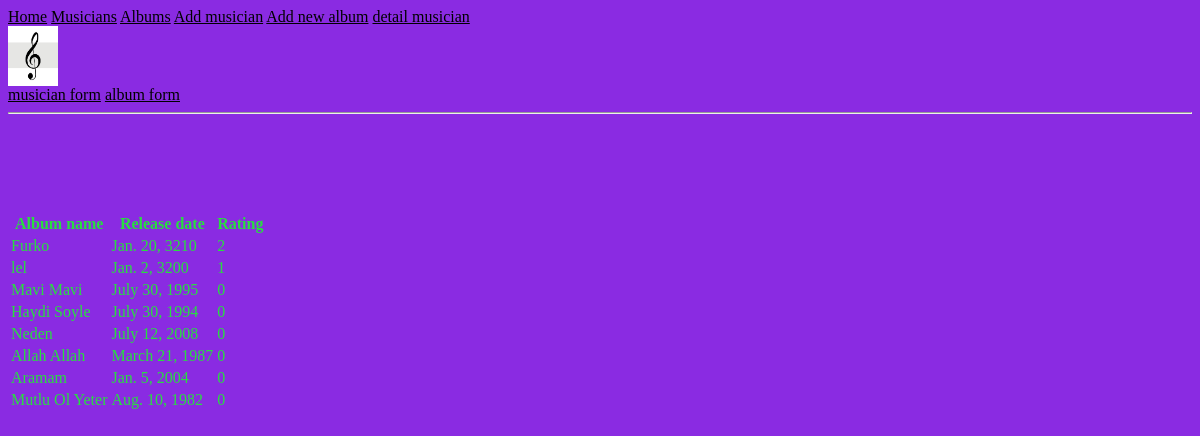
The page /musician_list/2 on the database as committed earlier.
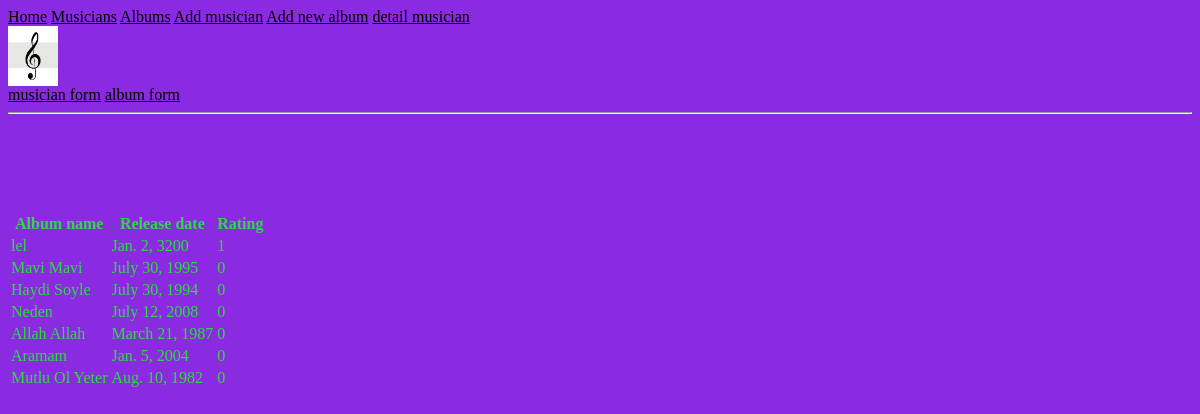
The same page on the database as committed later.
### my_app/models.py (models this page shows, shortened)
class Album(models.Model):
    artist = models.ForeignKey(Musician, on_delete=models.CASCADE)
    name = models.CharField(max_length=30)
    rel_date = models.DateField()
    num_stars = models.IntegerField()
    rating = (
        (1,"Worst"),
        (2,"Bad"),
        (3,"Meh"),
        (4,"Good"),
        (5,"Very Good")
    )
    num_stars = models.IntegerField(choices=rating)
    class Meta:
        ordering = ['-num_stars']

### my_app/views.py (the view)
# urls.py: path('musician_list/<int:pk>', views.single_musician_detail, name = "detail page"),
def single_musician_detail(request,pk):
    singer_id = pk
    artist_object = Musician.objects.get(pk = singer_id)
    context = {
        'artist':artist_object,
    }
    return render(request, "my_app/musician_detail.html",context)

### templates/my_app/musician_detail.html
{% extends 'my_app/base.html' %}
{% block content %}
<br><br><br><br><br>
    <table>
        <tr>
            <th>Album name</th>
            <th>Release date</th>
            <th>Rating</th>
        </tr>
         {% for x in artist.album_set.all %}
            <tr>
               <td> {{x.name}}</td>
                <td> {{x.rel_date}}</td>
                <td> {{x.num_stars}}</td>
            </tr>
        {% endfor %}
    </table>
{% endblock %}

Rows that differ between the two databases and show on the page:
removed Album: name "Furko", rel_date "Jan. 20, 3210", num_stars "2"
